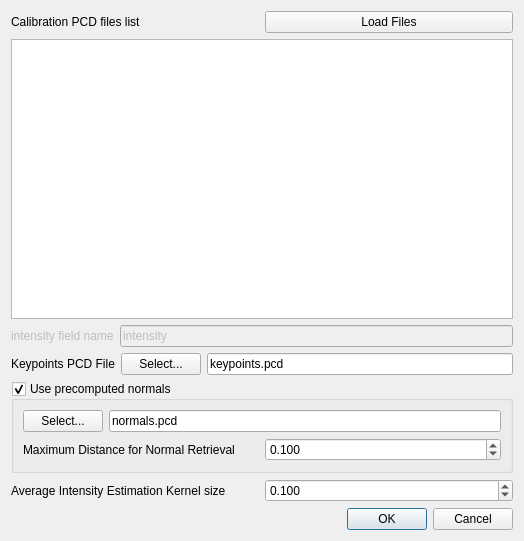
<?xml version="1.0" encoding="UTF-8"?>
<ui version="4.0">
 <class>ComputeCalibrationDBDlg</class>
 <widget class="QDialog" name="ComputeCalibrationDBDlg">
  <property name="geometry">
   <rect>
    <x>0</x>
    <y>0</y>
    <width>524</width>
    <height>541</height>
   </rect>
  </property>
  <property name="windowTitle">
   <string>Dialog</string>
  </property>
  <layout class="QGridLayout" name="gridLayout">
   <item row="0" column="0">
    <layout class="QVBoxLayout" name="verticalLayout_2">
     <item>
      <layout class="QHBoxLayout" name="horizontalLayout_3">
       <item>
        <widget class="QLabel" name="lblLoadPCDFiles">
         <property name="text">
          <string>Calibration PCD files list</string>
         </property>
        </widget>
       </item>
       <item>
        <widget class="QPushButton" name="btnLoadPCDFiles">
         <property name="text">
          <string>Load Files</string>
         </property>
        </widget>
       </item>
      </layout>
     </item>
     <item>
      <widget class="QListWidget" name="listPCDFiles"/>
     </item>
    </layout>
   </item>
   <item row="1" column="0">
    <layout class="QHBoxLayout" name="horizontalLayout">
     <item>
      <widget class="QLabel" name="labelDistance_5">
       <property name="enabled">
        <bool>false</bool>
       </property>
       <property name="text">
        <string>intensity field name</string>
       </property>
      </widget>
     </item>
     <item>
      <widget class="QLineEdit" name="lneFieldName">
       <property name="enabled">
        <bool>false</bool>
       </property>
       <property name="text">
        <string>intensity</string>
       </property>
      </widget>
     </item>
    </layout>
   </item>
   <item row="2" column="0">
    <layout class="QHBoxLayout" name="horizontalLayout_2">
     <item>
      <widget class="QLabel" name="labelDistance_6">
       <property name="text">
        <string>Keypoints PCD File</string>
       </property>
      </widget>
     </item>
     <item>
      <widget class="QPushButton" name="btnSelectKeypointsFile">
       <property name="text">
        <string>Select...</string>
       </property>
      </widget>
     </item>
     <item>
      <widget class="QLineEdit" name="lneKeypointsPCDFile">
       <property name="text">
        <string>keypoints.pcd</string>
       </property>
      </widget>
     </item>
    </layout>
   </item>
   <item row="3" column="0">
    <widget class="QGroupBox" name="groupUsePrecomputedNormals">
     <property name="title">
      <string>Use precomputed normals</string>
     </property>
     <property name="checkable">
      <bool>true</bool>
     </property>
     <layout class="QVBoxLayout" name="verticalLayout">
      <item>
       <layout class="QHBoxLayout" name="horizontalLayout_7">
        <item>
         <widget class="QPushButton" name="btnSetNormalsPCDFile">
          <property name="text">
           <string>Select...</string>
          </property>
         </widget>
        </item>
        <item>
         <widget class="QLineEdit" name="lneNormalsPCDFile">
          <property name="text">
           <string>normals.pcd</string>
          </property>
         </widget>
        </item>
       </layout>
      </item>
      <item>
       <layout class="QHBoxLayout" name="horizontalLayout_6">
        <item>
         <widget class="QLabel" name="lblMaxDistanceNormal">
          <property name="text">
           <string>Maximum Distance for Normal Retrieval</string>
          </property>
         </widget>
        </item>
        <item>
         <widget class="QDoubleSpinBox" name="spinMaxDistanceForNormal">
          <property name="decimals">
           <number>3</number>
          </property>
          <property name="maximum">
           <double>1000000000.000000000000000</double>
          </property>
          <property name="singleStep">
           <double>0.100000000000000</double>
          </property>
          <property name="value">
           <double>0.100000000000000</double>
          </property>
         </widget>
        </item>
       </layout>
      </item>
     </layout>
    </widget>
   </item>
   <item row="4" column="0">
    <layout class="QHBoxLayout" name="horizontalLayout_4">
     <item>
      <widget class="QLabel" name="lblIntensityKernelSize">
       <property name="text">
        <string>Average Intensity Estimation Kernel size</string>
       </property>
      </widget>
     </item>
     <item>
      <widget class="QDoubleSpinBox" name="spinIntensityKernelSize">
       <property name="decimals">
        <number>3</number>
       </property>
       <property name="maximum">
        <double>1000000000.000000000000000</double>
       </property>
       <property name="singleStep">
        <double>0.100000000000000</double>
       </property>
       <property name="value">
        <double>0.100000000000000</double>
       </property>
      </widget>
     </item>
    </layout>
   </item>
   <item row="5" column="0">
    <widget class="QDialogButtonBox" name="buttonBox">
     <property name="orientation">
      <enum>Qt::Horizontal</enum>
     </property>
     <property name="standardButtons">
      <set>QDialogButtonBox::Cancel|QDialogButtonBox::Ok</set>
     </property>
    </widget>
   </item>
  </layout>
 </widget>
 <resources/>
 <connections>
  <connection>
   <sender>buttonBox</sender>
   <signal>accepted()</signal>
   <receiver>ComputeCalibrationDBDlg</receiver>
   <slot>accept()</slot>
   <hints>
    <hint type="sourcelabel">
     <x>248</x>
     <y>254</y>
    </hint>
    <hint type="destinationlabel">
     <x>157</x>
     <y>274</y>
    </hint>
   </hints>
  </connection>
  <connection>
   <sender>buttonBox</sender>
   <signal>rejected()</signal>
   <receiver>ComputeCalibrationDBDlg</receiver>
   <slot>reject()</slot>
   <hints>
    <hint type="sourcelabel">
     <x>316</x>
     <y>260</y>
    </hint>
    <hint type="destinationlabel">
     <x>286</x>
     <y>274</y>
    </hint>
   </hints>
  </connection>
 </connections>
</ui>
